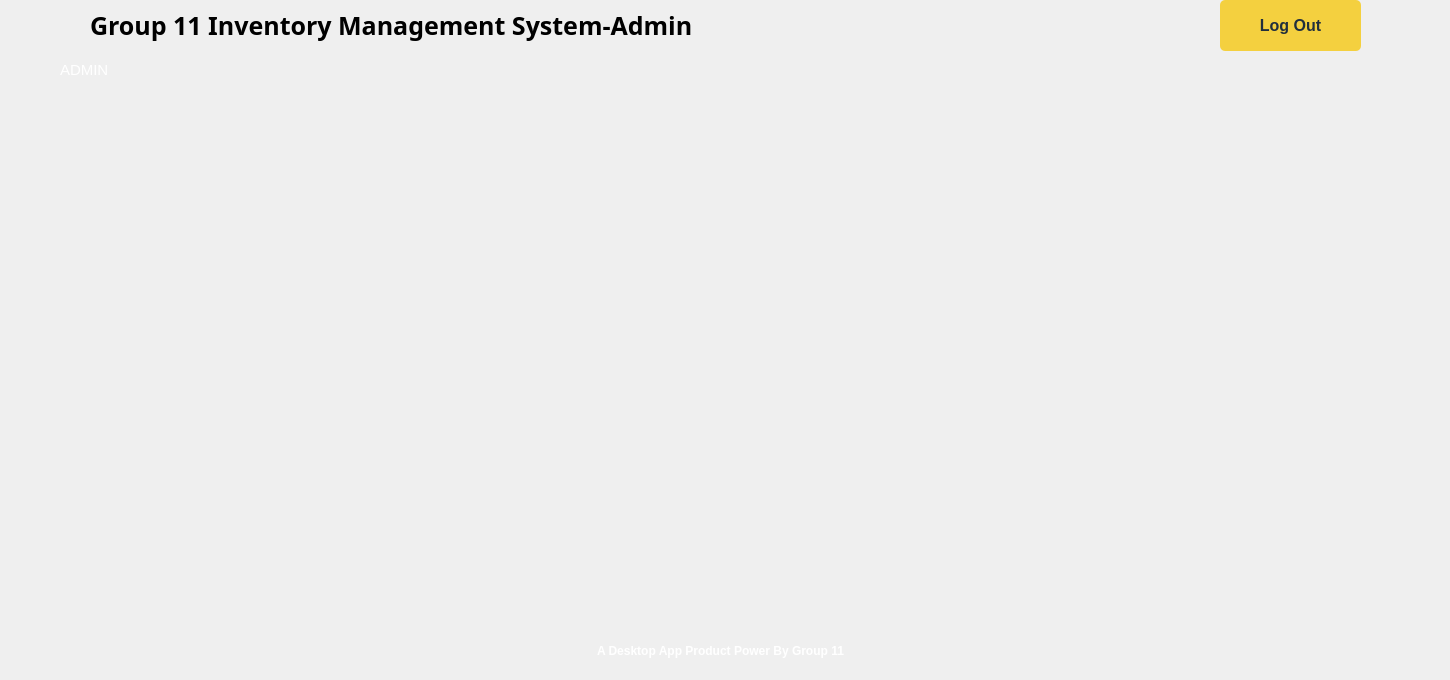
     <widget class="QFrame" name="frame">
      <property name="sizePolicy">
       <sizepolicy hsizetype="Expanding" vsizetype="Expanding">
        <horstretch>0</horstretch>
        <verstretch>0</verstretch>
       </sizepolicy>
      </property>
      <property name="minimumSize">
       <size>
        <width>1345</width>
        <height>623</height>
       </size>
      </property>
      <property name="styleSheet">
       <string notr="true">background-image: url(:/Background/Nen.png);
color: rgb(255, 255, 255);</string>
      </property>
      <property name="frameShape">
       <enum>QFrame::Shape::NoFrame</enum>
      </property>
      <widget class="QLabel" name="label">
       <property name="geometry">
        <rect>
         <x>90</x>
         <y>0</y>
         <width>1131</width>
         <height>51</height>
        </rect>
       </property>
       <property name="font">
        <font>
         <family>PNU Medium</family>
         <pointsize>19</pointsize>
         <bold>true</bold>
        </font>
       </property>
       <property name="styleSheet">
        <string notr="true">color: rgb(0, 0, 0);</string>
       </property>
       <property name="text">
        <string>Group 11 Inventory Management System-Admin</string>
       </property>
      </widget>
      <widget class="QWidget" name="widget_2" native="true">
       <property name="geometry">
        <rect>
         <x>-10</x>
         <y>0</y>
         <width>100</width>
         <height>50</height>
        </rect>
       </property>
       <property name="sizePolicy">
        <sizepolicy hsizetype="Fixed" vsizetype="Fixed">
         <horstretch>0</horstretch>
         <verstretch>0</verstretch>
        </sizepolicy>
       </property>
       <property name="minimumSize">
        <size>
         <width>100</width>
         <height>50</height>
        </size>
       </property>
       <property name="maximumSize">
        <size>
         <width>100</width>
         <height>50</height>
        </size>
       </property>
       <property name="autoFillBackground">
        <bool>false</bool>
       </property>
       <property name="styleSheet">
        <string notr="true">border-image: url(:/Logo/c47f36eb-4b82-4936-bec2-af24f431e19e.png);</string>
       </property>
      </widget>
      <widget class="QPushButton" name="Login_Btn">
       <property name="geometry">
        <rect>
         <x>1220</x>
         <y>0</y>
         <width>141</width>
         <height>51</height>
        </rect>
       </property>
       <property name="sizePolicy">
        <sizepolicy hsizetype="Minimum" vsizetype="Minimum">
         <horstretch>0</horstretch>
         <verstretch>0</verstretch>
        </sizepolicy>
       </property>
       <property name="font">
        <font>
         <pointsize>12</pointsize>
         <bold>true</bold>
        </font>
       </property>
       <property name="cursor">
        <cursorShape>PointingHandCursor</cursorShape>
       </property>
       <property name="styleSheet">
        <string notr="true">QPushButton{
  background-color: rgb(244, 208, 63);
  color: rgb(33, 47, 61);
  border-radius: 5px;
}
QPushButton::pressed{
	padding-left:2px;
	padding-top: 3px;
	background-color: rgb(248, 196, 113);
}</string>
       </property>
       <property name="text">
        <string>Log Out</string>
       </property>
       <property name="icon">
        <iconset>
         <normaloff>:/Button/power.png</normaloff>:/Button/power.png</iconset>
       </property>
      </widget>
      <widget class="QFrame" name="frame_2">
       <property name="geometry">
        <rect>
         <x>-20</x>
         <y>50</y>
         <width>1381</width>
         <height>31</height>
        </rect>
       </property>
       <property name="styleSheet">
        <string notr="true">background-image: url(:/Background/banner_min.png);</string>
       </property>
       <property name="frameShape">
        <enum>QFrame::Shape::NoFrame</enum>
       </property>
       <widget class="QLabel" name="Date_Time">
        <property name="geometry">
         <rect>
          <x>80</x>
          <y>10</y>
          <width>81</width>
          <height>20</height>
         </rect>
        </property>
        <property name="font">
         <font>
          <pointsize>11</pointsize>
          <bold>false</bold>
         </font>
        </property>
        <property name="styleSheet">
         <string notr="true">color: rgb(255, 255, 255);</string>
        </property>
        <property name="text">
         <string>ADMIN</string>
        </property>
       </widget>
      </widget>
      <widget class="QLabel" name="Date_Time_3">
       <property name="geometry">
        <rect>
         <x>0</x>
         <y>630</y>
         <width>1441</width>
         <height>41</height>
        </rect>
       </property>
       <property name="sizePolicy">
        <sizepolicy hsizetype="Expanding" vsizetype="Expanding">
         <horstretch>0</horstretch>
         <verstretch>0</verstretch>
        </sizepolicy>
       </property>
       <property name="font">
        <font>
         <family>Segoe UI</family>
         <pointsize>9</pointsize>
         <italic>false</italic>
         <bold>true</bold>
        </font>
       </property>
       <property name="styleSheet">
        <string notr="true">color: rgb(255, 255, 255);
font: 700 9pt &quot;Segoe UI&quot;;</string>
       </property>
       <property name="text">
        <string>A Desktop App Product Power By Group 11</string>
       </property>
       <property name="alignment">
        <set>Qt::AlignmentFlag::AlignCenter</set>
       </property>
      </widget>
     </widget>
